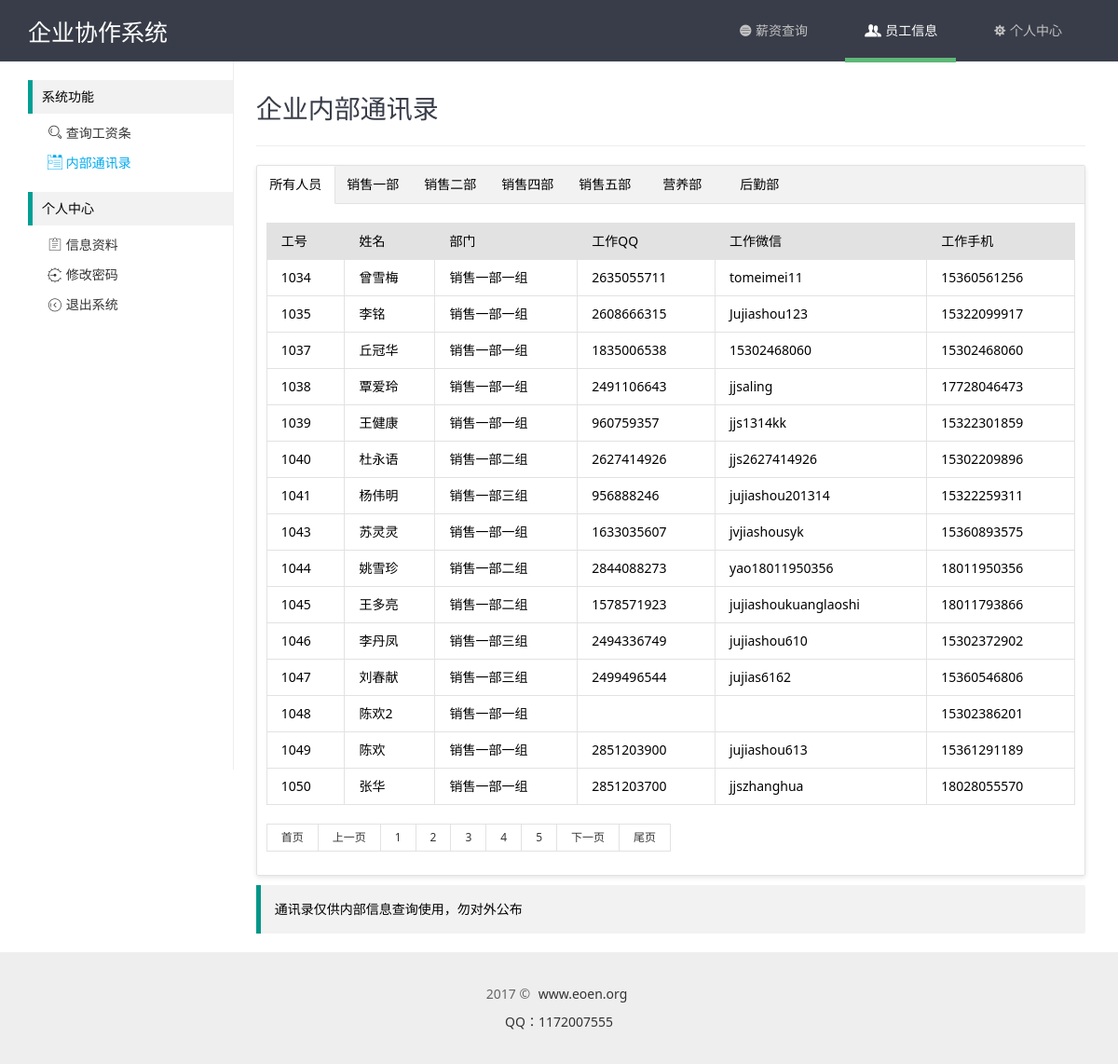
The page /users.php?page=3 (signed in) on the database its author committed.
### tables this page shows
CREATE TABLE `hk_depas` (
  `id` int(11) NOT NULL AUTO_INCREMENT,
  `pid` varchar(4) NOT NULL COMMENT '部门排序',
  `did` varchar(4) NOT NULL COMMENT '部门ID',
  `sid` varchar(4) NOT NULL COMMENT '上级部门',
  `name` varchar(64) NOT NULL COMMENT '部门名称',
  `state` int(11) NOT NULL COMMENT '部门状态',
  PRIMARY KEY (`id`)
);

CREATE TABLE `hk_users` (
  `id` int(11) NOT NULL AUTO_INCREMENT,
  `uid` int(4) NOT NULL COMMENT '工号',
  `name` varchar(32) NOT NULL COMMENT '姓名',
  `password` varchar(32) NOT NULL COMMENT '密码',
  `sex` varchar(10) NOT NULL COMMENT '性别',
  `depa` varchar(32) NOT NULL COMMENT '部门',
  `phone` varchar(11) NOT NULL COMMENT '手机',
  `wechat` varchar(32) NOT NULL COMMENT '微信',
  `qq` varchar(32) NOT NULL COMMENT 'QQ',
  `state` int(10) NOT NULL COMMENT '状态',
  PRIMARY KEY (`id`)
);

### xdmin/conn/config.php (called while the page is built, shortened)
<?php
class DB{
	function __construct($dh, $us, $up, $dbn){
		$this->dbHost = $dh;
		$this->userName = $us;
		$this->userPwd = $up;
		$this->dbName = $dbn;
	}
	function query($sql){
		return mysql_query($sql);
	}
	function getAll($sql){
		$row = $this->query($sql);
		while($re = mysql_fetch_assoc($row))
		{
			$arr[] = $re;
		}
		return @$arr;
	}
}
$db = new DB("localhost","root","QVnVRRnJZX4CJwcC","xiezuo");

### users.php (the view, shortened to what this page needs)
<?php
	include "xdmin/conn/config.php";
	include "xdmin/conn/page.php";
	$showrow = 15;
	$curpage = empty($_GET['page'])?1:$_GET['page'];
	$url = "?page={page}";
	$sql = "SELECT * FROM hk_users where state='1'";
	$query = mysql_query($sql);
	$total = mysql_num_rows($query);
	$list = "SELECT * FROM hk_users where state='1' ORDER BY uid limit ".($curpage-1)*$showrow.",{$showrow}";
	$data = $db->getAll($list);
	$depa = "SELECT * FROM hk_depas where sid='' ORDER BY did";
	$pata = $db->getAll($depa);
?>
<!DOCTYPE html PUBLIC "-//W3C//DTD XHTML 1.0 Transitional//EN" "http://www.w3.org/TR/xhtml1/DTD/xhtml1-transitional.dtd">
<html xmlns="http://www.w3.org/1999/xhtml">
<head>
	<link rel="stylesheet" type="text/css" href="common/layui/css/layui.css" media="all">
	<link rel="stylesheet" type="text/css" href="common/global.css" media="all">
	<link rel="stylesheet" type="text/css" href="common/home/css/style.css" media="all">
</head>
<body>
	<?php include "include/sider.php";?>
	<div class="site-content">
		<h1 class="site-h1">企业内部通讯录</h1>
		<div class="layui-tab layui-tab-card">
		  <ul class="layui-tab-title">
			<li class="layui-this">所有人员</li>
			<?php
			foreach($pata as $key=>$val){
				echo'<li>'.$val['name'].'</li>';
			}
			?>
		  </ul>
		  <div class="layui-tab-content">
			<div class="layui-tab-item layui-show">
				<table class="layui-table">
					<thead>
						<tr>
							<th>工号</th>
							<th>姓名</th>
							<th>部门</th>
							<th>工作QQ</th>
							<th>工作微信</th>
							<th>工作手机</th>
						</tr>
					</thead>
					<tbody>
						<?php
						foreach($data as $key=>$val){
							echo'<tr>
								<td>'.$val['uid'].'</td>
								<td>'.$val['name'].'</td>
								<td>';
								$depaid = $val['depa'];
								$depanm = mysql_query("SELECT * FROM hk_depas WHERE did='{$depaid}'");
								if(mysql_num_rows($depanm)){
									while($row = mysql_fetch_array($depanm)) {
										echo $row['name'];
									}
								}echo'
								</td>
								<td>'.$val['qq'].'</td>
								<td>'.$val['wechat'].'</td>
								<td>'.$val['phone'].'</td>
								</tr>';
						}
						?>
					</tbody>
				</table>
				<div id="page" class="page">
					<div class="layui-box layui-laypage layui-laypage-default" id="layui-laypage-0">
						<?php
							if($total>$showrow){
							 $page = new page($total,$showrow,$curpage,$url,2);
							 echo $page->myde_write();
							}
						 ?>
					</div>
				</div>
			</div>
		  </div>
		</div>
		<div class="layui-elem-quote">
			<p>通讯录仅供内部信息查询使用，勿对外公布</p>
		</div>
	</div>
	<?php include "include/footer.php";?>

### common/layui/css/layui.css (style rules this page uses)
blockquote,body,button,dd,div,dl,dt,form,h1,h2,h3,h4,h5,h6,input,li,ol,p,pre,td,textarea,th,ul { margin:0;padding:0;-webkit-tap-highlight-color:rgba(0,0,0,0) }
li { list-style:none }
table { border-collapse:collapse;border-spacing:0 }
h1,h2,h3 { font-size:14px;font-weight:400 }
body { line-height:24px;font:14px Helvetica Neue,Helvetica,PingFang SC,\5FAE\8F6F\96C5\9ED1,Tahoma,Arial,sans-serif }
.layui-box,.layui-box * { -webkit-box-sizing:content-box!important;-moz-box-sizing:content-box!important;box-sizing:content-box!important }
.layui-show { display:block!important }
.layui-elem-quote { margin-bottom:10px;padding:15px;line-height:22px;border-left:5px solid #009688;border-radius:0 2px 2px 0;background-color:#f2f2f2 }
.layui-table { width:100%;margin:10px 0;background-color:#fff }
.layui-table tr { transition:all .3s;-webkit-transition:all .3s }
.layui-table thead tr { background-color:#f2f2f2 }
.layui-table th { text-align:left }
.layui-table td,.layui-table th { padding:9px 15px;min-height:20px;line-height:20px;border:1px solid #e2e2e2;font-size:14px }
.layui-laypage { display:inline-block;*display:inline;*zoom:1;vertical-align:middle;margin:10px 0;font-size:0 }
.layui-nav .layui-nav-item,.layui-tab-title li { display:inline-block;*zoom:1;vertical-align:middle }
.layui-tab { margin:10px 0;overflow:hidden;text-align:left!important }
.layui-fixbar li,.layui-tab-bar,.layui-tab-title li,.layui-util-face ul li { cursor:pointer;text-align:center }
.layui-tab-title { position:relative;left:0;height:40px;white-space:nowrap;font-size:0;border-bottom:1px solid #e2e2e2;transition:all .2s;-webkit-transition:all .2s }
.layui-tab-title li { *display:inline;font-size:14px;transition:all .3s;-webkit-transition:all .3s;position:relative;line-height:40px;min-width:65px;padding:0 10px;border-left: 1px solid rgba(26, 160, 148, 0.3); }
.layui-tab-title .layui-this { color:#000 }
.layui-tab-title .layui-this:after { position:absolute;left:0;top:0;content:'';width:100%;height:41px;border:1px solid #e2e2e2;border-bottom-color:#fff;border-radius:2px 2px 0 0;-webkit-box-sizing:border-box!important;-moz-box-sizing:border-box!important;box-sizing:border-box!important;pointer-events:none }
.layui-tab-item,.layui-util-face .layui-layer-TipsG { display:none }
.layui-tab-content { padding:10px }
.layui-tab-card { border:1px solid #e2e2e2;border-radius:2px;box-shadow:0 2px 5px 0 rgba(0,0,0,.1) }
.layui-tab-card>.layui-tab-title { background-color:#f2f2f2 }
.layui-tab-card>.layui-tab-title li { margin-right:-1px;margin-left:-1px }
.layui-tab-card>.layui-tab-title .layui-this { background-color:#fff }
.layui-tab-card>.layui-tab-title .layui-this:after { border-top:none;border-width:1px;border-bottom-color:#fff }

### common/global.css (style rules this page uses)
body,div,dl,dt,dd,ul,ol,li,h1,h2,h3,h4,h5,h6,pre,code,form,fieldset,legend,input,button,textarea,select,p,blockquote,th,td,span,a { margin:0;padding:0; }
body { font-size:14px;font-family: "微软雅黑","Microsoft YaHei","Microsoft YaHei UI", "Segoe UI", Arial, Verdana, Sans-Serif, sans-serif; }
address, caption, cite, code, dfn, em, strong, th, var { font-style:normal; font-weight:normal; }
ol,ul,li { list-style:none; }
address,button,caption,cite,code,dfn,em,input,optgroup,option,select,strong,textarea,th,var { font:inherit; }
table { border-collapse: collapse;border-spacing: 0; }
thead tr th { background-color: #e2e2e2; }
caption,th { text-align:left; }
h1,h2,h3,h4,h5,h6,a,p,span { font-family: "微软雅黑","Microsoft YaHei","Microsoft YaHei UI","Hiragino Sans GB W3","Segoe UI", Arial, Verdana, Sans-Serif, sans-serif; }

### common/home/css/style.css (style rules this page uses)
.site-tree, .site-content { display: inline-block; vertical-align: top; font-size: 14px; }
.site-content { width: 890px; padding: 20px 0 10px 20px; }
.site-h1 { margin-bottom: 20px; line-height: 60px; padding-bottom: 10px; color: #393D49; border-bottom: 1px solid #eee; font-size: 28px; font-weight: 300; }
.layui-tab-title li { border-left: none; }

### rows shown on the page
hk_depas: name "销售一部"
hk_depas: name "销售二部"
hk_depas: name "销售四部"
hk_depas: name "销售五部"
hk_depas: name "营养部"
hk_depas: name "后勤部"
hk_users: uid "1034", name "曾雪梅", qq "2635055711", wechat "tomeimei11", phone "15360561256"
hk_depas: name "销售一部一组"
hk_users: uid "1035", name "李铭", qq "2608666315", wechat "Jujiashou123", phone "15322099917"
hk_users: uid "1037", name "丘冠华", qq "1835006538", wechat "15302468060", phone "15302468060"
hk_users: uid "1038", name "覃爱玲", qq "2491106643", wechat "jjsaling", phone "17728046473"
hk_users: uid "1039", name "王健康", qq "960759357", wechat "jjs1314kk", phone "15322301859"
hk_users: uid "1040", name "杜永语", qq "2627414926", wechat "jjs2627414926", phone "15302209896"
hk_depas: name "销售一部二组"
hk_users: uid "1041", name "杨伟明", qq "956888246", wechat "jujiashou201314", phone "15322259311"
hk_depas: name "销售一部三组"
hk_users: uid "1043", name "苏灵灵", qq "1633035607", wechat "jvjiashousyk", phone "15360893575"
hk_users: uid "1044", name "姚雪珍", qq "2844088273", wechat "yao18011950356", phone "18011950356"
hk_users: uid "1045", name "王多亮", qq "1578571923", wechat "jujiashoukuanglaoshi", phone "18011793866"
hk_users: uid "1046", name "李丹凤", qq "2494336749", wechat "jujiashou610", phone "15302372902"
hk_users: uid "1047", name "刘春献", qq "2499496544", wechat "jujias6162", phone "15360546806"
hk_users: uid "1048", name "陈欢2", phone "15302386201"
hk_users: uid "1049", name "陈欢", qq "2851203900", wechat "jujiashou613", phone "15361291189"
hk_users: uid "1050", name "张华", qq "2851203700", wechat "jjszhanghua", phone "18028055570"
